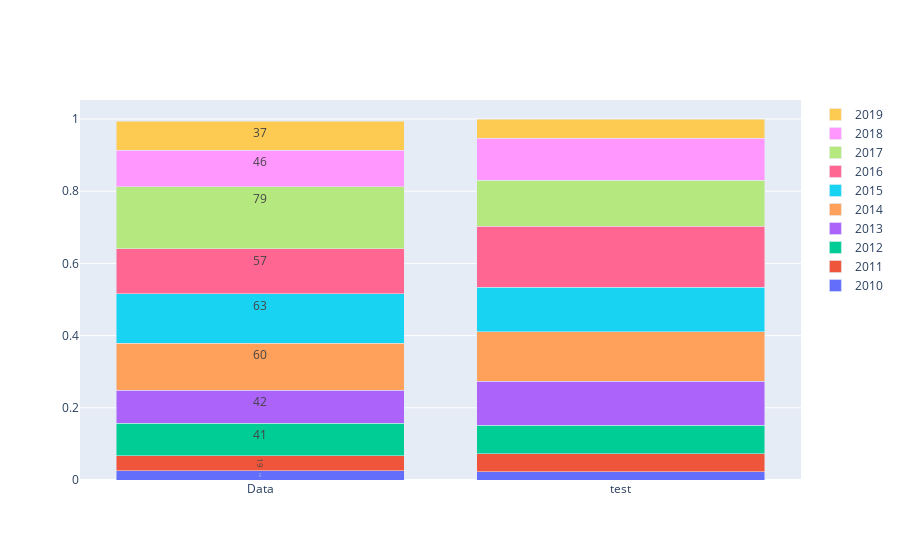

Notebook code cell kept with this figure:
### Code cell
animals=['Data', 'test']

# fig = go.Figure(data=[
#     go.Bar(name='2010', x=animals, y=[result[0][0][1], result[1][0][1]], text=[result[0][0][2], result[0][0][2]], textposition='auto'),
#     go.Bar(name='2011', x=animals, y=[result[0][1][1], result[1][1][1]], text=[result[0][1][2], result[0][0][2]], textposition='auto'),
#     go.Bar(name='2012', x=animals, y=[result[0][2][1], result[1][2][1]], text=[result[0][2][2], result[0][0][2]], textposition='auto'),
#     go.Bar(name='2013', x=animals, y=[result[0][3][1], result[1][3][1]], text=[result[0][3][2], result[0][0][2]], textposition='auto'),
#     go.Bar(name='2014', x=animals, y=[result[0][4][1], result[1][4][1]], text=[result[0][4][2], result[0][0][2]], textposition='auto'),
#     go.Bar(name='2015', x=animals, y=[result[0][5][1], result[1][5][1]], text=[result[0][5][2]], textposition='auto'),
#     go.Bar(name='2016', x=animals, y=[result[0][6][1], result[1][6][1]], text=[result[0][6][2]], textposition='auto'),
#     go.Bar(name='2017', x=animals, y=[result[0][7][1], result[1][7][1]], text=[result[0][7][2]], textposition='auto'),
#     go.Bar(name='2018', x=animals, y=[result[0][8][1], result[1][8][1]], text=[result[0][8][2]], textposition='auto'),
#     go.Bar(name='2019', x=animals, y=[result[0][9][1], result[1][9][1]], text=[result[0][9][2]], textposition='auto')
# ])




# Change the bar mode
fig.update_layout(barmode='stack')
fig.show()

### Figure 1 — Plotly figure (JSON) as saved in the notebook; plotly's stock layout.template omitted (floating-point values rounded to 4 significant figures)
{"data": [{"name": "2010", "text": ["12"], "textposition": "auto", "type": "bar", "x": ["Data", "test"], "y": [0.02614, 0.02323]}, {"name": "2011", "text": ["19"], "textposition": "auto", "type": "bar", "x": ["Data", "test"], "y": [0.04139, 0.05012]}, {"name": "2012", "text": ["41"], "textposition": "auto", "type": "bar", "x": ["Data", "test"], "y": [0.08932, 0.07824]}, {"name": "2013", "text": ["42"], "textposition": "auto", "type": "bar", "x": ["Data", "test"], "y": [0.0915, 0.1222]}, {"name": "2014", "text": ["60"], "textposition": "auto", "type": "bar", "x": ["Data", "test"], "y": [0.1307, 0.1369]}, {"name": "2015", "text": ["63"], "textposition": "auto", "type": "bar", "x": ["Data", "test"], "y": [0.1373, 0.1235]}, {"name": "2016", "text": ["57"], "textposition": "auto", "type": "bar", "x": ["Data", "test"], "y": [0.1242, 0.1687]}, {"name": "2017", "text": ["79"], "textposition": "auto", "type": "bar", "x": ["Data", "test"], "y": [0.1721, 0.1271]}, {"name": "2018", "text": ["46"], "textposition": "auto", "type": "bar", "x": ["Data", "test"], "y": [0.1002, 0.1161]}, {"name": "2019", "text": ["37"], "textposition": "auto", "type": "bar", "x": ["Data", "test"], "y": [0.08061, 0.05379]}], "layout": {"barmode": "stack"}}
